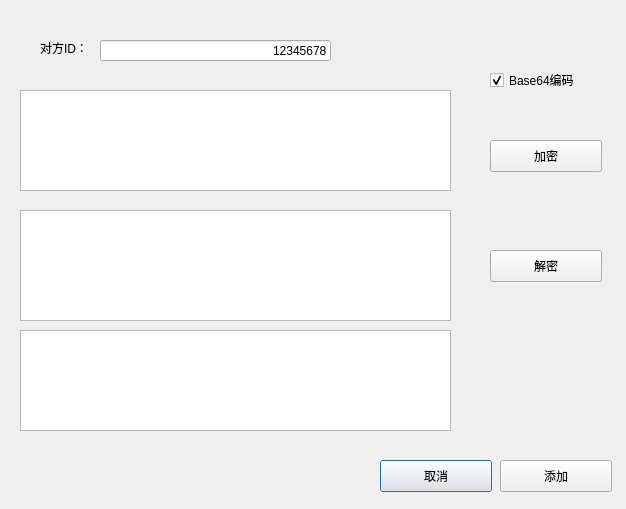
<?xml version="1.0" encoding="UTF-8"?>
<ui version="4.0">
 <class>NewFriend</class>
 <widget class="QDialog" name="NewFriend">
  <property name="windowModality">
   <enum>Qt::ApplicationModal</enum>
  </property>
  <property name="geometry">
   <rect>
    <x>0</x>
    <y>0</y>
    <width>626</width>
    <height>509</height>
   </rect>
  </property>
  <property name="windowTitle">
   <string>添加好友</string>
  </property>
  <widget class="QPushButton" name="btnCancel">
   <property name="geometry">
    <rect>
     <x>380</x>
     <y>460</y>
     <width>112</width>
     <height>32</height>
    </rect>
   </property>
   <property name="text">
    <string>取消</string>
   </property>
  </widget>
  <widget class="QPushButton" name="btnAdd">
   <property name="geometry">
    <rect>
     <x>500</x>
     <y>460</y>
     <width>112</width>
     <height>32</height>
    </rect>
   </property>
   <property name="text">
    <string>添加</string>
   </property>
  </widget>
  <widget class="QLabel" name="label">
   <property name="geometry">
    <rect>
     <x>40</x>
     <y>40</y>
     <width>58</width>
     <height>16</height>
    </rect>
   </property>
   <property name="text">
    <string>对方ID：</string>
   </property>
  </widget>
  <widget class="QLineEdit" name="leID">
   <property name="geometry">
    <rect>
     <x>100</x>
     <y>40</y>
     <width>231</width>
     <height>21</height>
    </rect>
   </property>
   <property name="text">
    <string>12345678</string>
   </property>
   <property name="maxLength">
    <number>30</number>
   </property>
   <property name="alignment">
    <set>Qt::AlignRight|Qt::AlignTrailing|Qt::AlignVCenter</set>
   </property>
  </widget>
  <widget class="QTextEdit" name="tetext">
   <property name="geometry">
    <rect>
     <x>20</x>
     <y>90</y>
     <width>431</width>
     <height>101</height>
    </rect>
   </property>
  </widget>
  <widget class="QTextEdit" name="teDecrypt">
   <property name="geometry">
    <rect>
     <x>20</x>
     <y>210</y>
     <width>431</width>
     <height>111</height>
    </rect>
   </property>
  </widget>
  <widget class="QTextEdit" name="teback">
   <property name="geometry">
    <rect>
     <x>20</x>
     <y>330</y>
     <width>431</width>
     <height>101</height>
    </rect>
   </property>
  </widget>
  <widget class="QPushButton" name="btdEn">
   <property name="geometry">
    <rect>
     <x>490</x>
     <y>140</y>
     <width>112</width>
     <height>32</height>
    </rect>
   </property>
   <property name="text">
    <string>加密</string>
   </property>
  </widget>
  <widget class="QPushButton" name="btnDe">
   <property name="geometry">
    <rect>
     <x>490</x>
     <y>250</y>
     <width>112</width>
     <height>32</height>
    </rect>
   </property>
   <property name="text">
    <string>解密</string>
   </property>
  </widget>
  <widget class="QCheckBox" name="cbBase">
   <property name="geometry">
    <rect>
     <x>490</x>
     <y>70</y>
     <width>111</width>
     <height>20</height>
    </rect>
   </property>
   <property name="text">
    <string>Base64编码</string>
   </property>
   <property name="checked">
    <bool>true</bool>
   </property>
  </widget>
 </widget>
 <resources/>
 <connections>
  <connection>
   <sender>btnCancel</sender>
   <signal>clicked()</signal>
   <receiver>NewFriend</receiver>
   <slot>close()</slot>
   <hints>
    <hint type="sourcelabel">
     <x>215</x>
     <y>265</y>
    </hint>
    <hint type="destinationlabel">
     <x>199</x>
     <y>149</y>
    </hint>
   </hints>
  </connection>
 </connections>
</ui>
